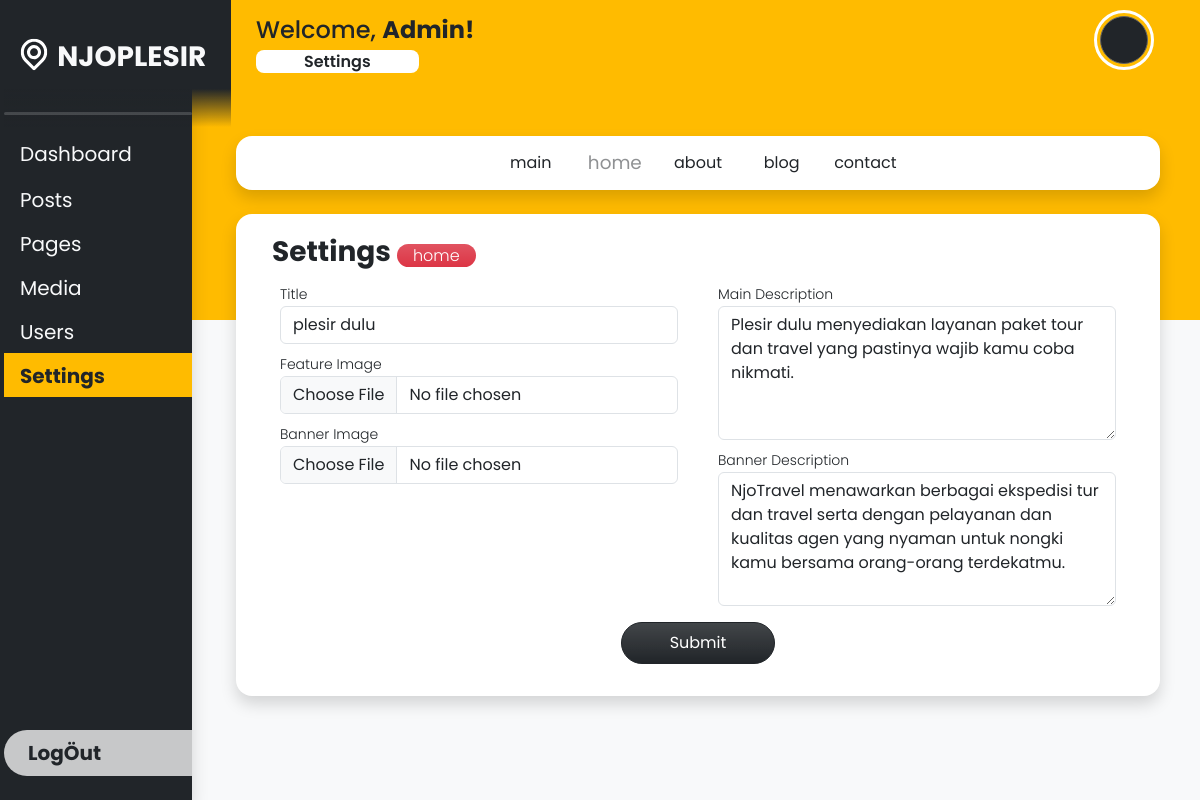
Screenshot of /edit_home.php (signed in) with the database file from the repository.
### tables this page shows
CREATE TABLE `daftar_user` (
  `id` int NOT NULL AUTO_INCREMENT,
  `firstName` varchar(100) DEFAULT NULL,
  `lastName` varchar(100) DEFAULT NULL,
  `username` varchar(255) DEFAULT NULL,
  `email` varchar(255) DEFAULT NULL,
  `password` varchar(255) DEFAULT NULL,
  `photoProfileName` varchar(255) DEFAULT NULL,
  `role` varchar(255) DEFAULT NULL,
  `passwordRaw` varchar(255) DEFAULT NULL,
  PRIMARY KEY (`id`)
);

CREATE TABLE `set_home` (
  `id` int NOT NULL AUTO_INCREMENT,
  `title` varchar(255) DEFAULT NULL,
  `featureImg` varchar(255) DEFAULT NULL,
  `featureDesc` text,
  `bannerImg` varchar(255) DEFAULT NULL,
  `bannerDesc` text,
  `dateSet` datetime DEFAULT NULL,
  PRIMARY KEY (`id`)
);

### edit_home.php (the view, shortened to what this page needs)
<?php
    if(!isset($_SESSION['login'])) {
        header("location:login.php");
        exit;
    } else {
        $id_login = $_SESSION['id'];
    }
    include "koneksi.php"; global $conn;
    $query_login = mysqli_query($conn, "SELECT * FROM daftar_user WHERE id = $id_login");
    $result_login = mysqli_fetch_assoc($query_login);
?>
<!DOCTYPE html>
<html lang="en">
<head>
    <link
        href="https://cdn.jsdelivr.net/npm/bootstrap@5.3.0-alpha1/dist/css/bootstrap.min.css"
        rel="stylesheet"
    />
</head>
<body class="bg-primary overflow-hidden bg-orange">
    <div class="row vh-100 bg-light">
    <div class="col-2 vh-100 bg-dark overflow-hidden shadow z-3 d-flex flex-column justify-content-between align-items-start p-0 ps-3">
            <div class="d-flex flex-column justify-content-start align-items-start w-100 position-relative overflow-y-auto sidebar">
                <div id="logoCompany" class="d-flex justify-content-center align-items-center">
                    <a href="dashboard.php" class="nav-link" style="transform:translateX(-7px) translateY(7px)">
                        <span class="fs-3 fw-bold text-light">NJOPLESIR</span>
                    </a>
                </div>
                <hr class="lineGray text-center w-100 bg-white border-0 rounded-3">
                <div class="nav-side text-white w-100 pb-2">
                    <a href="dashboard.php" class="nav-link w-100 fs-5 py-2 ps-3 fw-normal text-light">
                        Dashboard
                    </a>
                    <div onclick="dropdownActive(this)" class="nav-link position-relative fs-5 py-2 ps-3 fw-normal text-light dropdown">
                        <span class="lh-1 py-2">Posts</span>
                        <a href="post_all.php" class="nav-link fw-light"><li class="lh-1 py-2 fs-6">All Posts</li></a>
                    </div>
                    <div onclick="dropdownActive(this)" class="nav-link position-relative fs-5 py-2 ps-3 fw-normal text-light dropdown">
                        <span class="lh-1 py-2">Pages</span>
                        <a href="page_all.php" class="nav-link fw-light"><li class="lh-1 py-2 fs-6">All Pages</li></a>
                    </div>
                    <div onclick="dropdownActive(this)" class="nav-link position-relative fs-5 py-2 ps-3 fw-normal text-light dropdown">
                        <span class="lh-1 py-2">Media</span>
                        <a href="media_library.php" class="nav-link fw-light"><li class="lh-1 py-2 fs-6">Library</li></a>
                    </div>
                    <div onclick="dropdownActive(this)" class="nav-link position-relative fs-5 py-2 ps-3 fw-normal text-light dropdown">
                        <span class="lh-1 py-2">Users</span>
                        <a href="user_all.php" class="nav-link fw-light"><li class="lh-1 py-2 fs-6">All Users</li></a>
                    </div>
                    <a href="settings.php" class="nav-link position-relative fs-5 py-2 bg-orange ps-3 fw-bold text-dark dropdown">
                        <span class="lh-1 py-2">Settings</span>
                    </a>
                </div>
            </div>
            <a href="logout_process.php" class="nav-link bg-white bg-opacity-75 text-dark w-100 py-2 ps-4 fs-5 mb-4 rounded-5 rounded-end-0 fw-bold">
                Log&Ouml;ut
            </a>
        </div>
        <div class="col-10 vh-100 position-relative bg-light overflow-y-auto z-1 d-flex flex-column justify-content-start align-items-start p-0">
            <div class="weltext position-absolute top-0 d-flex justify-content-between align-items-start px-5 py-3 pb-5 w-100 bg-orange">
                <h4 class="text-dark ms-3">
                    Welcome,
                    <span class="fw-bold"><?= ucwords($result_login['username']) ?>!</span>
                    <br>
                    <span class="fs-6 fw-semibold bg-white rounded-3 px-5">
                        Settings
                    </span>
                </h4>
                <div class="d-flex justify-content-end align-items-center">
                    <div onclick="dropdownProfile(this)" class="profile me-3 rounded-circle bg-dark position-relative" style="background-image:url('./assets/library_image/<?= $result_login['photoProfileName'] ?>')">
                    </div>
                </div>
            </div>
            <div class="position-absolute z-2 w-100 main">
                <div class="w-100 vh-auto row px-5 py-2 my-2">
                    <div class="bg-white col-12 p-2 mx-2 rounded-4 row justify-content-center shadow mb-4 text-center">
                        <a href="settings.php" class="col-1 column-center btn btn-white mx-1 hov-set">
                            <span>main</span>
                        </a>
                        <a href="edit_home.php" class="col-1 column-center btn btn-white mx-1 hov-set" style="opacity: .5; scale: 1.15;">
                            <span>home</span>
                        </a>
                        <a href="edit_about_us.php" class="col-1 column-center btn btn-white mx-1 hov-set">
                            <span>about</span>
                        </a>
                        <a href="edit_blog.php" class="col-1 column-center btn btn-white mx-1 hov-set">
                            <span>blog</span>
                        </a>
                        <a href="edit_contact_us.php" class="col-1 column-center btn btn-white mx-1 hov-set">
                            <span>contact</span>
                        </a>
                    </div>
                    <form method="POST" action="set_home_process.php" enctype="multipart/form-data" class="bg-white col-12 p-4 mx-2 rounded-4 row shadow mb-4">
                        <div class="w-100">
                            <h3 class="text-dark fw-bold lh-1">
                                Settings
                                <span class="text-white fw-light border-0 bg-danger bg-gradient px-3 fs-6 py-0 rounded-5" style="user-select: none;">
                                    home
                                </span>
                            </h3>
                        </div>
                        <div class="col-6">
                            <?php
                                $queryHome = mysqli_query($conn, "SELECT * FROM set_home ORDER BY dateSet DESC LIMIT 1");
                                $resultHome = mysqli_fetch_assoc($queryHome);
                            ?>
                            <div class="w-100 px-2 my-2">
                                <label class="fw-light" for="titleFeatureHome"><small>Title</small></label>
                                <input type="text" name="titleFeatureHome" id="titleFeatureHome" class="form-control" value="<?= $resultHome['title'] ?>" autocomplete="off" required>
                            </div>
                            <div class="w-100 px-2 my-2">
                                <label class="fw-light" for="featureImage"><small>Feature Image</small></label>
                                <input type="file" name="featureImage" id="featureImage" class="form-control" accept="image/*" value="" required>
                            </div>
                            <div class="w-100 px-2 my-2">
                                <label class="fw-light" for="bannerImage"><small>Banner Image</small></label>
                                <input type="file" name="bannerImage" id="bannerImage" class="form-control" accept="image/*" value="" required>
                            </div>
                        </div>
                        <div class="col-6">
                            <div class="w-100 px-2 my-2">
                                <label class="fw-light" for="descMain"><small>Main Description</small></label>
                                <textarea name="descMain" id="descMain" cols="30" rows="5" class="form-control"><?= $resultHome['featureDesc'] ?></textarea>
                            </div>
                            <div class="w-100 px-2 my-2">
                                <label class="fw-light" for="bannerDesc"><small>Banner Description</small></label>
                                <textarea name="bannerDesc" id="bannerDesc" cols="30" rows="5" class="form-control"><?= $resultHome['bannerDesc'] ?></textarea>
                            </div>
                        </div>
                        <div class="col-12 px-2 text-center my-2">
                            <input type="submit" name="submitSettings" id="submitSettings" class="btn btn-dark bg-gradient p-2 px-5 rounded-5" value="Submit">
                        </div>
                    </form>
                </div>
            </div>
        </div>
    </div>
</body>
</html>

### rows the page displays
daftar_user: username "Admin"
set_home: titleFeatureHome "plesir dulu", descMain "Plesir dulu menyediakan layanan paket tour dan travel yang pastinya wajib kamu coba nikmati.", bannerDesc "NjoTravel menawarkan berbagai ekspedisi tur dan travel serta dengan pelayanan dan kualitas agen yang nyaman untuk nongki kamu bersama orang-orang terdekatmu."
